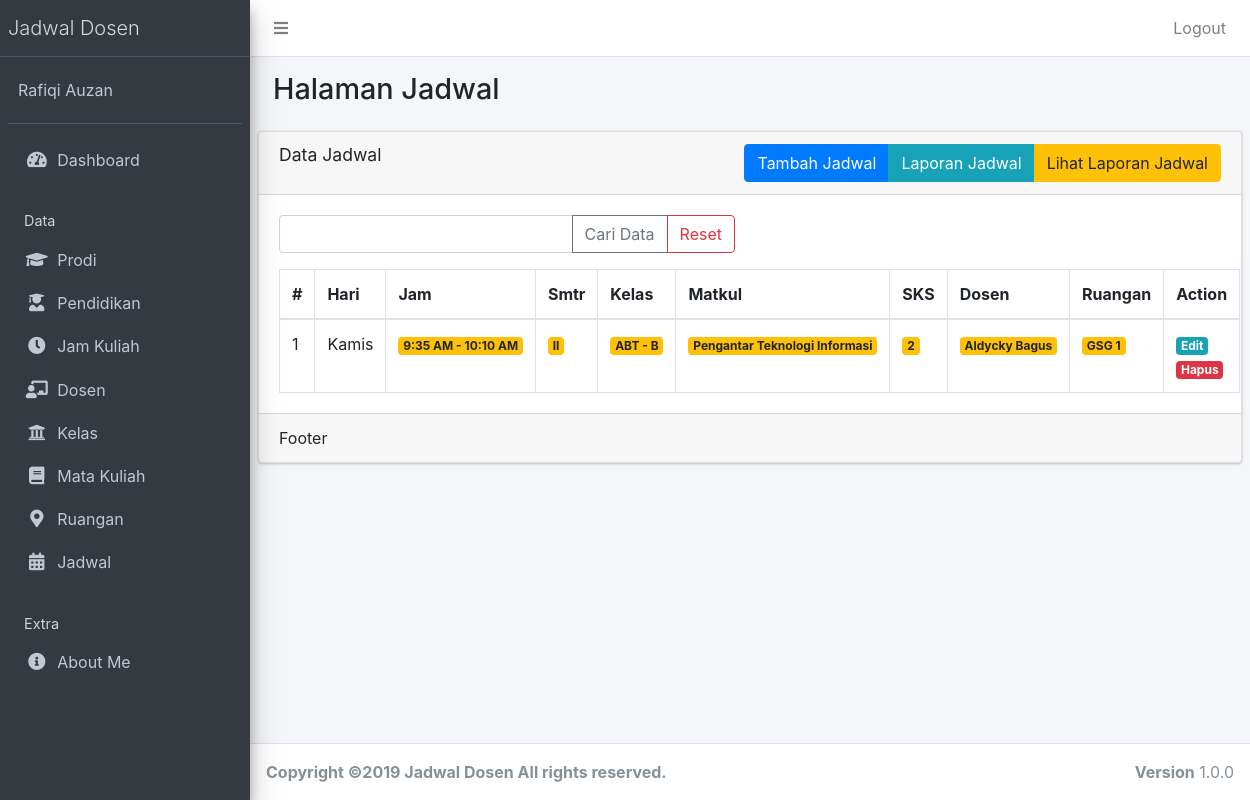
Screenshot of /public/jadwal (signed in) with the database file from the repository.
### tables this page shows
CREATE TABLE `jadwal` (
  `jadwal_id` int(12) NOT NULL AUTO_INCREMENT,
  `hari` varchar(10) NOT NULL,
  `jam_id` int(12) NOT NULL,
  `dosen_id` int(12) NOT NULL,
  `kelas_id` int(12) NOT NULL,
  `matakuliah_id` int(12) NOT NULL,
  `ruangan_id` int(12) NOT NULL,
  PRIMARY KEY (`jadwal_id`)
);

CREATE TABLE `jam_kuliah` (
  `jam_id` int(12) NOT NULL AUTO_INCREMENT,
  `jam_mulai` varchar(55) NOT NULL,
  `jam_selesai` varchar(55) NOT NULL,
  PRIMARY KEY (`jam_id`)
);

CREATE TABLE `matakuliah` (
  `matakuliah_id` int(12) NOT NULL AUTO_INCREMENT,
  `nama_matakuliah` varchar(40) NOT NULL,
  `semester` varchar(10) NOT NULL,
  `sks` varchar(10) NOT NULL,
  PRIMARY KEY (`matakuliah_id`)
);

CREATE TABLE `kelas` (
  `kelas_id` int(12) NOT NULL AUTO_INCREMENT,
  `nama_kelas` varchar(40) NOT NULL,
  `prodi_id` int(12) NOT NULL,
  `semester` varchar(10) NOT NULL,
  `tahun_akademik` varchar(20) NOT NULL,
  PRIMARY KEY (`kelas_id`)
);

CREATE TABLE `dosen` (
  `dosen_id` int(12) NOT NULL AUTO_INCREMENT,
  `nama_dosen` varchar(55) NOT NULL,
  `alamat_dosen` varchar(80) NOT NULL,
  `tgl_lahir` varchar(15) NOT NULL,
  `tlp_dosen` varchar(15) NOT NULL,
  `pen_id` int(12) NOT NULL,
  PRIMARY KEY (`dosen_id`)
);

CREATE TABLE `ruangan` (
  `ruangan_id` int(12) NOT NULL AUTO_INCREMENT,
  `ruangan_nama` varchar(55) NOT NULL,
  PRIMARY KEY (`ruangan_id`)
);

### app/core/Controller.php (called while the page is built, shortened)
<?php
class Controller{
	public function view($view, $data = [])
	{
		require_once '../app/views/' . $view . '.php';
	}
	public function model($model)
	{
		return new $model;
	}
}

### app/controllers/Jadwal.php (called while the page is built, shortened)
<?php
class Jadwal extends Controller
{
	public function index()
	{
		$data['title'] = 'Data Jadwal';
		$data['jadwal'] = $this->model('JadwalModel')->getAllJadwal();
		$this->view('jadwal/index', $data);
	}
}

### app/core/App.php (called while the page is built, shortened)
<?php
class App{
	protected $method = 'index';
	protected $params = [];
	public function __construct(){
		$this->controller = new $this->controller;
		call_user_func_array([$this->controller, $this->method], $this->params);
	}
}

### public/index.php (called while the page is built, shortened)
<?php
$app = new App;

### app/core/Database.php (called while the page is built, shortened)
<?php
class Database{
	private $host = DB_HOST;
	private $user = DB_USER;
	private $pass = DB_PASS;
	private $dbnm = DB_NAME;
	private $dbh;
	private $stmt;
	public function __construct()
	{
		$dsn = 'mysql:host='. $this->host .';dbname='. $this->dbnm;
		$option = [
			PDO::ATTR_PERSISTENT => true,
			PDO::ATTR_ERRMODE => PDO::ERRMODE_EXCEPTION
		];
		try{
			$this->dbh = new PDO($dsn,$this->user,$this->pass, $option);
		}catch(PDOException $e){
			die($e->getMessage());
		}
	}
	public function query($query)
	{
		$this->stmt = $this->dbh->prepare($query);
	}
	public function execute()
	{
		$this->stmt->execute();
	}
	public function resultSet()
	{
		$this->execute();
		return $this->stmt->fetchAll(PDO::FETCH_ASSOC);
	}
}

### app/models/JadwalModel.php (called while the page is built, shortened)
<?php
class JadwalModel
{
	private $table = 'jadwal';
	private $db;
	public function __construct()
	{
		$this->db = new Database;
	}
	public function getAllJadwal()
	{
		$this->db->query("SELECT jadwal.*, jam_kuliah.jam_mulai, jam_kuliah.jam_selesai, matakuliah.semester, kelas.nama_kelas, matakuliah.nama_matakuliah, matakuliah.sks, dosen.nama_dosen, ruangan.ruangan_nama FROM " . $this->table . " JOIN jam_kuliah ON jam_kuliah.jam_id = jadwal.jam_id" . " JOIN dosen ON dosen.dosen_id = jadwal.dosen_id" . " JOIN kelas ON kelas.kelas_id = jadwal.kelas_id" . " JOIN matakuliah ON matakuliah.matakuliah_id = jadwal.matakuliah_id" . " JOIN ruangan ON ruangan.ruangan_id = jadwal.ruangan_id");
		return $this->db->resultSet();
	}
}

### app/views/jadwal/index.php (the view, shortened to what this page needs)
<div class="content-wrapper">
  <section class="content-header">
    <div class="container-fluid">
      <div class="row mb-2">
        <div class="col-sm-6">
          <h1>Halaman Jadwal</h1>
        </div>
      </div>
    </div>
  </section>
  <section class="content">
    <div class="row">
      <div class="col-sm-12">
      </div>
    </div>
    <div class="card">
      <div class="card-header">
        <h3 class="card-title"><?= $data['title'] ?></h3>
        <div class="btn-group float-right"><a href="<?= base_url; ?>/jadwal/tambah" class="btn float-right btn-xs btn btn-primary">Tambah Jadwal</a><a href="<?= base_url; ?>/jadwal/laporan" class="btn float-right btn-xs btn btn-info">Laporan Jadwal</a><a href="<?= base_url; ?>/jadwal/lihatlaporan" class="btn float-right btn-xs btn btn-warning">Lihat Laporan Jadwal</a></div>
      </div>
      <div class="card-body">
        <form action="<?= base_url; ?>/jadwal/cari" method="post">
          <div class="row mb-3">
            <div class="col-lg-6">
              <div class="input-group">
                <input type="text" class="form-control" placeholder="" name="key">
                <div class="input-group-append">
                  <button class="btn btn-outline-secondary" type="submit">Cari Data</button>
                  <a class="btn btn-outline-danger" href="<?= base_url; ?>/jadwal">Reset</a>
                </div>
              </div>
            </div>
          </div>
        </form>
        <table class="table table-bordered">
          <thead>
            <tr>
              <th style="width: 10px">#</th>
              <th>Hari</th>
              <th>Jam</th>
              <th>Smtr</th>
              <th>Kelas</th>
              <th>Matkul</th>
              <th>SKS</th>
              <th>Dosen</th>
              <th>Ruangan</th>
              <th style="width: 150px">Action</th>
            </tr>
          </thead>
          <tbody>
            <?php $no = 1; ?>
            <?php foreach ($data['jadwal'] as $row) : ?>
              <tr>
                <td><?= $no; ?></td>
                <td><?= $row['hari']; ?></td>
                <td>
                  <div class="badge badge-warning"><?= $row['jam_mulai']; ?> - <?= $row['jam_selesai']; ?></div>
                </td>
                <td>
                  <div class="badge badge-warning"><?= $row['semester']; ?></div>
                </td>
                <td>
                  <div class="badge badge-warning"><?= $row['nama_kelas']; ?></div>
                </td>
                <td>
                  <div class="badge badge-warning"><?= $row['nama_matakuliah']; ?></div>
                </td>
                <td>
                  <div class="badge badge-warning"><?= $row['sks']; ?></div>
                </td>
                <td>
                  <div class="badge badge-warning"><?= $row['nama_dosen']; ?></div>
                </td>
                <td>
                  <div class="badge badge-warning"><?= $row['ruangan_nama']; ?></div>
                </td>
                <td>
                  <a href="<?= base_url; ?>/jadwal/edit/<?= $row['jadwal_id'] ?>" class="badge badge-info">Edit</a> <a href="<?= base_url; ?>/jadwal/hapus/<?= $row['jadwal_id'] ?>" class="badge badge-danger" onclick="return confirm('Hapus data?');">Hapus</a>
                </td>
              </tr>
            <?php $no++;
            endforeach; ?>
          </tbody>
        </table>
      </div>
      <div class="card-footer">
        Footer
      </div>
    </div>
  </section>
</div>

### rows the page displays
jadwal: hari "Kamis", jam.jam_mulai "9:35 AM", jam.jam_selesai "10:10 AM", matakuliah.semester "II", kelas.nama_kelas "ABT - B", matakuliah.nama_matakuliah "Pengantar Teknologi Informasi", matakuliah.sks "2", dosen.nama_dosen "Aldycky Bagus", ruangan.ruangan_nama "GSG 1"

### other values shown
$data['title'] "Data Jadwal"
